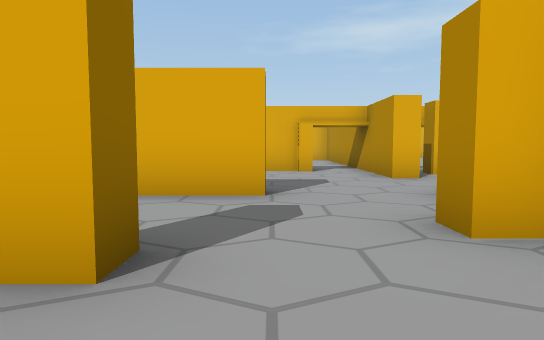
view 1 (above)

17 first-person views from a walk through a scene from a Unity 3-D project. The camera is 1.2 m above the floor, tilts 4° down and sees 75° across. Doors are open. The floor is counted in squares, 2 m on a side. Each view is taken from the middle of a square. On the plan, view 1 faces up. The plan holds only what a view shows up to about 10 squares ahead; the rest is blank. The place goes on beyond the plan. Some animated figures are not drawn.

view 2
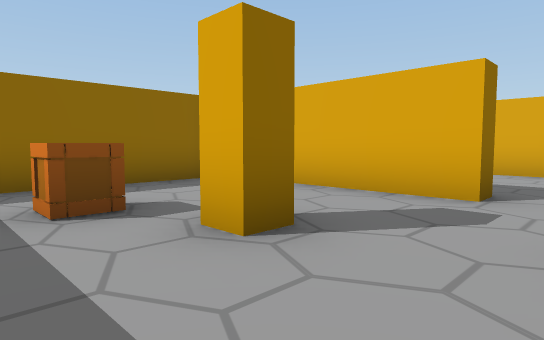

view 3
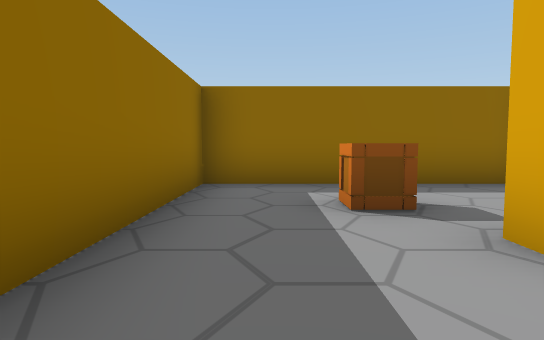

view 4
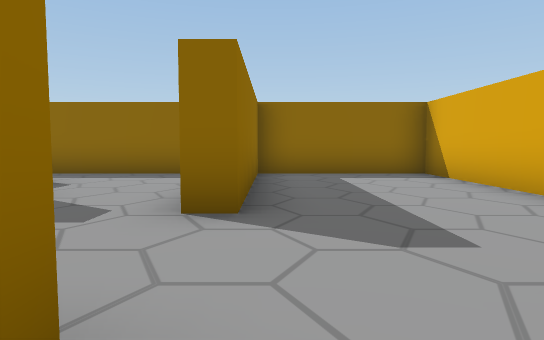

view 5
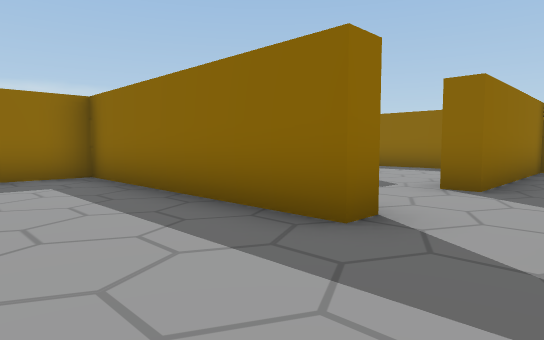

view 6
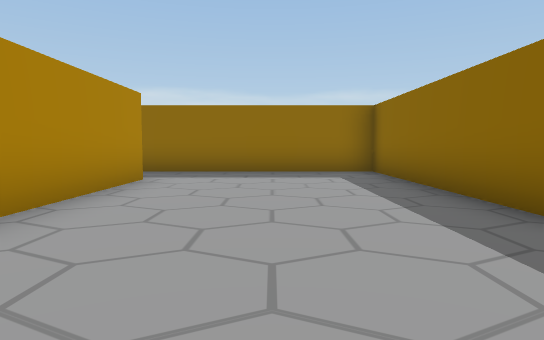

view 7
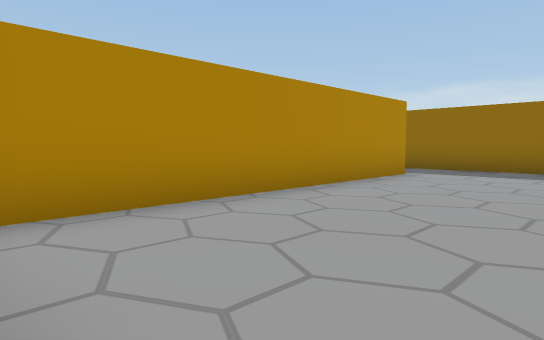

view 8
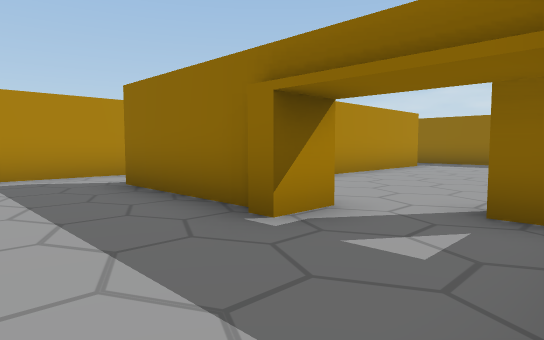

view 9
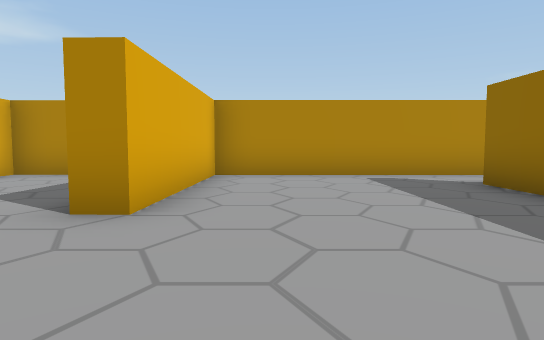

view 10
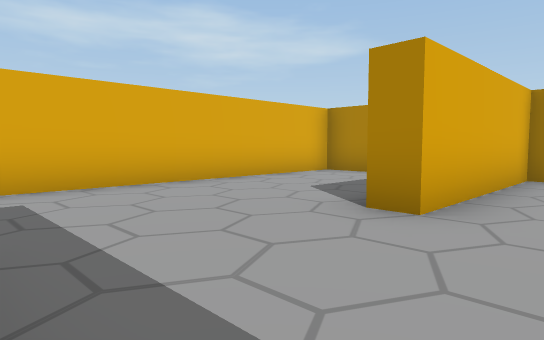

view 11
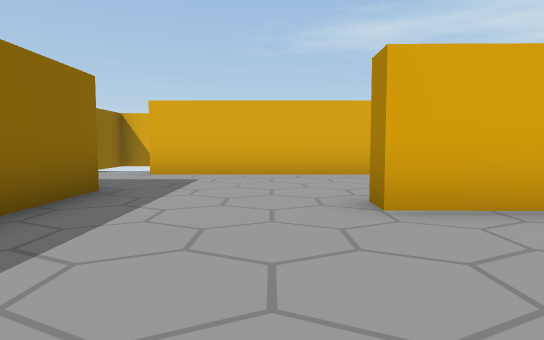

view 12
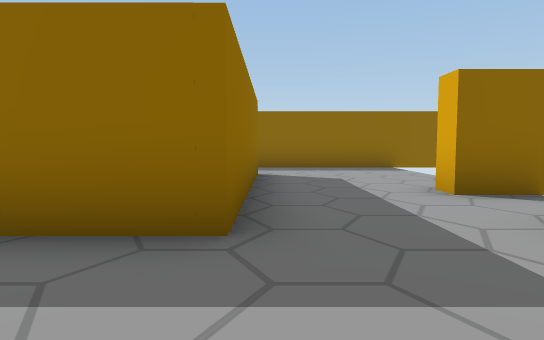

view 13
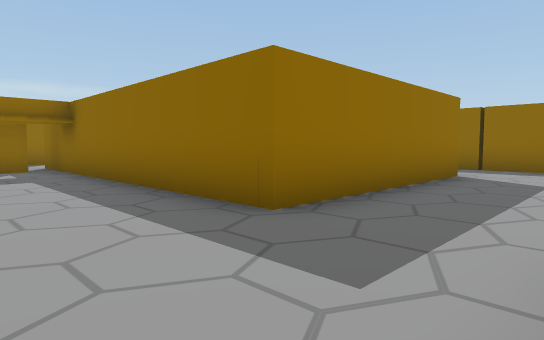

view 14
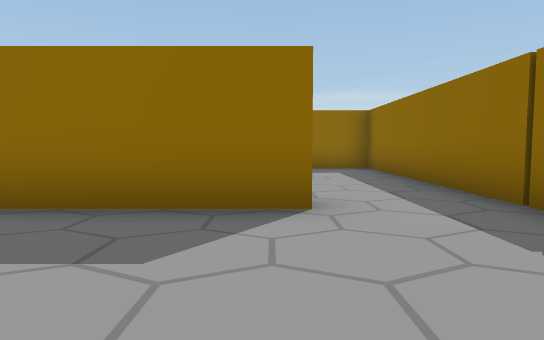

view 15
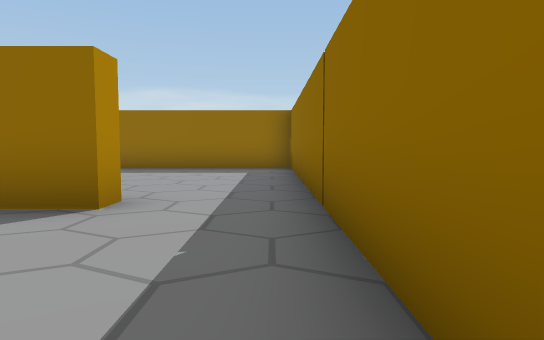

view 16
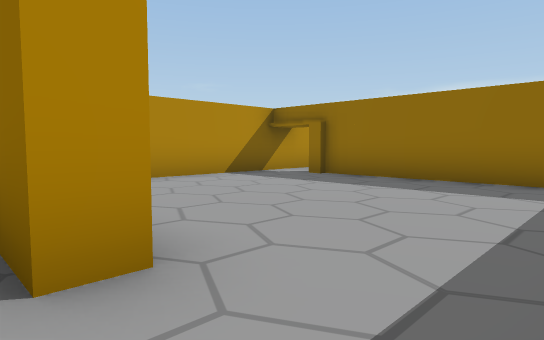

view 17
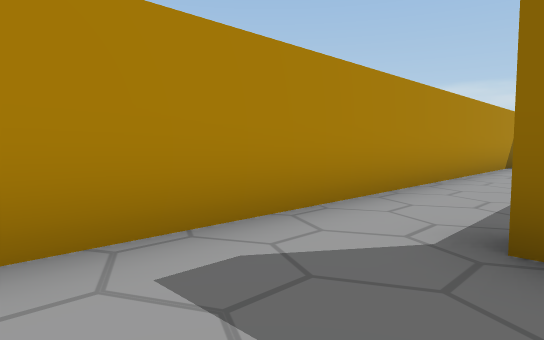

### Floor plan
Ten units are one square. View 1 is at (0, 0); x grows to the right and y downward. Boxes are objects, and circles mark ways between rooms. Rooms are numbered by the first view taken in them; rooms with no view inside come last. Other rooms are left out.
<svg viewBox="-50 -200 157 216">
<path fill="none" stroke="#000" d="M-1 -42 -28 -42M-45 -38 -45 11 -4 11M27 -45 27 -25M27 -6 27 11 64 11M73 -8 73 -76M27 -86 27 -64M55 -87 85 -87M50 -80 50 -90M102 -161 102 -173 25 -173M-24 -147 27 -147 27 -86M7 -195 7 -173 1 -173M-45 -195 -45 -156M102 4 102 -132 60 -132 60 -138M64 11 81 11M-24 -141 -24 -147M5 -89 10 -89M-45 -156 -45 -87 6 -87M22 -86 22 -120M6 -83 -45 -83 -45 -47 -1 -47 -1 -42M10 -81 5 -81M21 -45 27 -45M27 -64 22 -64 22 -86"/>
<rect x="-35" y="-15" width="10" height="10" fill="#bbb"><title>crate</title></rect>
<rect x="-15" y="-25" width="10" height="10" fill="#bbb"><title>other object</title></rect>
<rect x="35" y="-75" width="10" height="10" fill="#bbb"><title>other object</title></rect>
<circle cx="5" cy="-15" r="3" fill="#2a7"/>
<circle cx="0" cy="-35" r="3" fill="#2a7"/>
<circle cx="35" cy="-90" r="3" fill="#2a7"/>
<circle cx="70" cy="0" r="3" fill="#2a7"/>
<circle cx="20" cy="-55" r="3" fill="#2a7"/>
<circle cx="-35" cy="-150" r="3" fill="#2a7"/>
<text x="-20" y="-20">1</text>
<text x="40" y="-40">2</text>
<text x="60" y="-120">3</text>
<text x="-20" y="-120">4</text>
<text x="-10" y="-60">5</text>
</svg>
Room 1 opens to room 2. Room 1 opens to room 5. Room 2 opens to room 3. Room 2 opens to room 5. Room 3 opens to room 4.

Where each view was taken, in squares from view 1:
view 1: 0 up, 0 right, facing up
view 2: 0 up, 1 right, facing up-left
view 3: 0 up, 1 right, facing left
view 4: 5 up, 3 right, facing left
view 5: 6 up, 5 right, facing down-left
view 6: 7 up, 5 right, facing down
view 7: 8 up, 4 right, facing down-right
view 8: 11 up, 3 right, facing down-right
view 9: 12 up, 3 right, facing right
view 10: 12 up, 3 right, facing up-right
view 11: 10 up, 5 right, facing up
view 12: 15 up, 5 right, facing left
view 13: 17 up, 5 right, facing down-left
view 14: 18 up, 2 left, facing down
view 15: 18 up, 4 left, facing down
view 16: 15 up, 4 left, facing down-right
view 17: 11 up, 8 right, facing down-right
